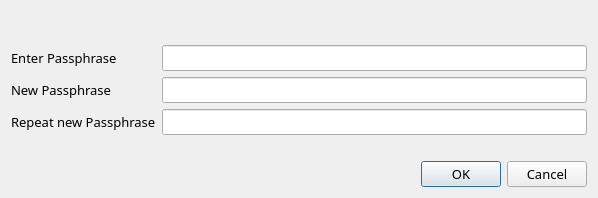
<?xml version="1.0" encoding="UTF-8"?>
<ui version="4.0">
 <class>AskPassphraseDialog</class>
 <widget class="QDialog" name="AskPassphraseDialog">
  <property name="geometry">
   <rect>
    <x>0</x>
    <y>0</y>
    <width>598</width>
    <height>198</height>
   </rect>
  </property>
  <property name="sizePolicy">
   <sizepolicy hsizetype="Preferred" vsizetype="Minimum">
    <horstretch>0</horstretch>
    <verstretch>0</verstretch>
   </sizepolicy>
  </property>
  <property name="minimumSize">
   <size>
    <width>550</width>
    <height>0</height>
   </size>
  </property>
  <property name="windowTitle">
   <string>Passphrase Dialog</string>
  </property>
  <layout class="QVBoxLayout" name="verticalLayout">
   <item>
    <widget class="QLabel" name="warningLabel">
     <property name="textFormat">
      <enum>Qt::RichText</enum>
     </property>
     <property name="wordWrap">
      <bool>true</bool>
     </property>
    </widget>
   </item>
   <item>
    <layout class="QFormLayout" name="formLayout">
     <property name="fieldGrowthPolicy">
      <enum>QFormLayout::AllNonFixedFieldsGrow</enum>
     </property>
     <item row="0" column="0">
      <widget class="QLabel" name="passLabel1">
       <property name="font">
        <font>
         <family>Ubuntu Condensed</family>
         <pointsize>10</pointsize>
        </font>
       </property>
       <property name="text">
        <string>Enter Passphrase</string>
       </property>
      </widget>
     </item>
     <item row="0" column="1">
      <widget class="QLineEdit" name="passEdit1">
       <property name="font">
        <font>
         <family>Ubuntu Condensed</family>
         <pointsize>10</pointsize>
        </font>
       </property>
       <property name="echoMode">
        <enum>QLineEdit::Password</enum>
       </property>
      </widget>
     </item>
     <item row="1" column="0">
      <widget class="QLabel" name="passLabel2">
       <property name="font">
        <font>
         <family>Ubuntu Condensed</family>
         <pointsize>10</pointsize>
        </font>
       </property>
       <property name="text">
        <string>New Passphrase</string>
       </property>
      </widget>
     </item>
     <item row="1" column="1">
      <widget class="QLineEdit" name="passEdit2">
       <property name="font">
        <font>
         <family>Ubuntu Condensed</family>
         <pointsize>10</pointsize>
        </font>
       </property>
       <property name="echoMode">
        <enum>QLineEdit::Password</enum>
       </property>
      </widget>
     </item>
     <item row="2" column="0">
      <widget class="QLabel" name="passLabel3">
       <property name="font">
        <font>
         <family>Ubuntu Condensed</family>
         <pointsize>10</pointsize>
        </font>
       </property>
       <property name="text">
        <string>Repeat new Passphrase</string>
       </property>
      </widget>
     </item>
     <item row="2" column="1">
      <widget class="QLineEdit" name="passEdit3">
       <property name="font">
        <font>
         <family>Ubuntu Condensed</family>
         <pointsize>10</pointsize>
        </font>
       </property>
       <property name="echoMode">
        <enum>QLineEdit::Password</enum>
       </property>
      </widget>
     </item>
     <item row="3" column="1">
      <widget class="QLabel" name="capsLabel">
       <property name="font">
        <font>
         <weight>75</weight>
         <bold>true</bold>
        </font>
       </property>
       <property name="text">
        <string/>
       </property>
       <property name="alignment">
        <set>Qt::AlignCenter</set>
       </property>
      </widget>
     </item>
    </layout>
   </item>
   <item>
    <widget class="QDialogButtonBox" name="buttonBox">
     <property name="font">
      <font>
       <family>Ubuntu Condensed</family>
       <pointsize>10</pointsize>
      </font>
     </property>
     <property name="orientation">
      <enum>Qt::Horizontal</enum>
     </property>
     <property name="standardButtons">
      <set>QDialogButtonBox::Cancel|QDialogButtonBox::Ok</set>
     </property>
    </widget>
   </item>
  </layout>
 </widget>
 <resources/>
 <connections>
  <connection>
   <sender>buttonBox</sender>
   <signal>accepted()</signal>
   <receiver>AskPassphraseDialog</receiver>
   <slot>accept()</slot>
   <hints>
    <hint type="sourcelabel">
     <x>248</x>
     <y>254</y>
    </hint>
    <hint type="destinationlabel">
     <x>157</x>
     <y>274</y>
    </hint>
   </hints>
  </connection>
  <connection>
   <sender>buttonBox</sender>
   <signal>rejected()</signal>
   <receiver>AskPassphraseDialog</receiver>
   <slot>reject()</slot>
   <hints>
    <hint type="sourcelabel">
     <x>316</x>
     <y>260</y>
    </hint>
    <hint type="destinationlabel">
     <x>286</x>
     <y>274</y>
    </hint>
   </hints>
  </connection>
 </connections>
</ui>
